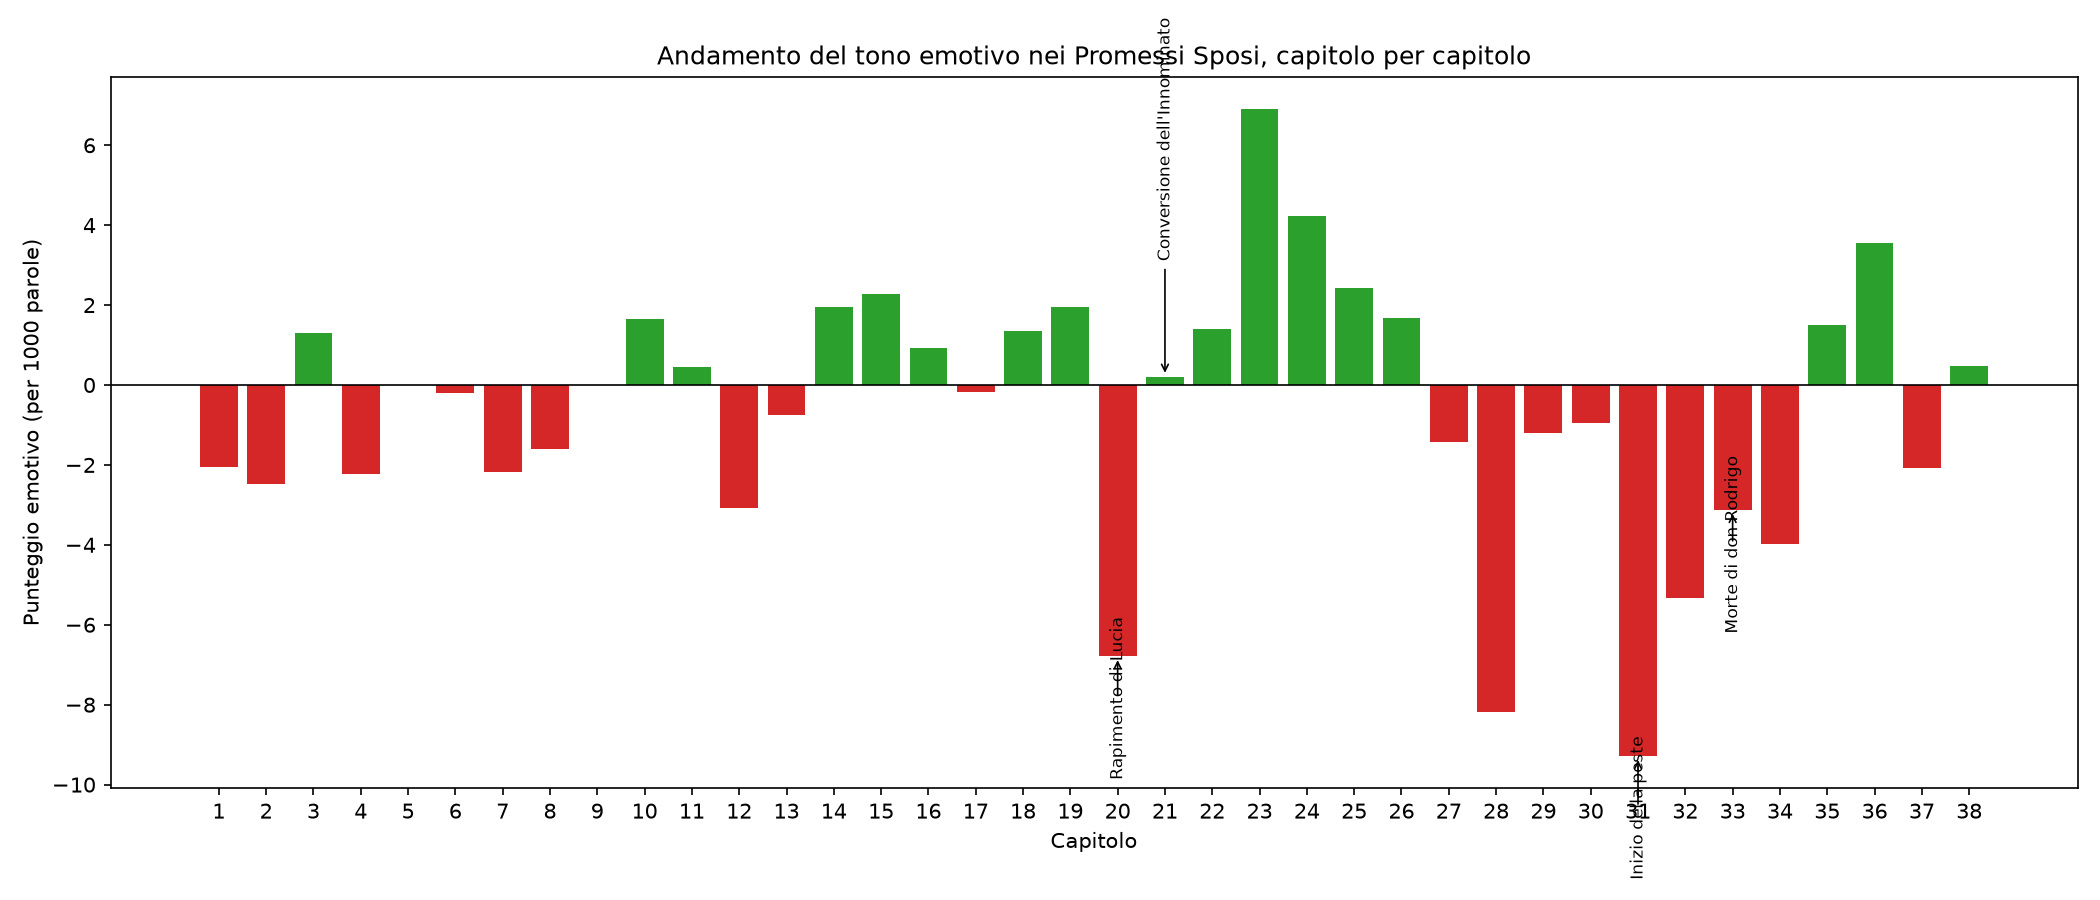

Python code for this plot:
# grafico_sentiment.py
# Crea un grafico dell'andamento del punteggio emotivo lungo i 38 capitoli,
# evidenziando alcuni capitoli chiave del romanzo per il confronto.

import csv
import matplotlib.pyplot as plt


INPUT = "sentiment_capitoli.csv"
OUTPUT = "grafico_sentiment.png"

# Capitoli "chiave" scelti a priori, in base alla trama, per verificare
# se l'analisi automatica riconosce questi momenti come emotivamente
# marcati. Il numero è quello progressivo (1-38), non il numero romano.
CAPITOLI_CHIAVE = {
    20: "Rapimento di Lucia",
    21: "Conversione dell'Innominato",
    31: "Inizio della peste",
    33: "Morte di don Rodrigo",
}


def leggi_dati(percorso):
    numeri = []
    punteggi = []
    with open(percorso, encoding="utf-8") as f:
        lettore = csv.DictReader(f)
        for riga in lettore:
            numeri.append(int(riga["numero"]))
            punteggi.append(float(riga["punteggio"]))
    return numeri, punteggi


def main():
    numeri, punteggi = leggi_dati(INPUT)

    plt.figure(figsize=(14, 6))
    colori = ["#d62728" if p < 0 else "#2ca02c" for p in punteggi]
    plt.bar(numeri, punteggi, color=colori)

    plt.axhline(0, color="black", linewidth=0.8)
    plt.xlabel("Capitolo")
    plt.ylabel("Punteggio emotivo (per 1000 parole)")
    plt.title("Andamento del tono emotivo nei Promessi Sposi, capitolo per capitolo")
    plt.xticks(numeri)

    # Evidenziamo i capitoli chiave con un'etichetta
    for numero, etichetta in CAPITOLI_CHIAVE.items():
        indice = numeri.index(numero)
        plt.annotate(
            etichetta,
            xy=(numero, punteggi[indice]),
            xytext=(numero, punteggi[indice] + (3 if punteggi[indice] >= 0 else -3)),
            ha="center",
            fontsize=8,
            rotation=90,
            arrowprops=dict(arrowstyle="->", lw=0.8),
        )

    plt.tight_layout()
    plt.savefig(OUTPUT, dpi=150)
    print(f"Grafico salvato in {OUTPUT}")


if __name__ == "__main__":
    main()
